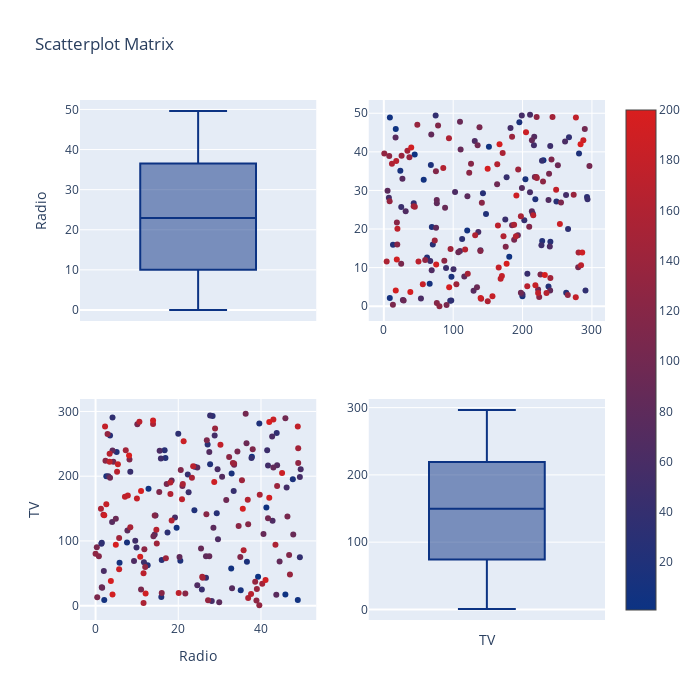

Write notebook code for a chart like this one.
### Markdown cell above
# Scattplot matrix

### Code cell
import plotly.figure_factory as ff

data_radio_and_tv = df.loc[:, ["Radio", "TV"]]
data_radio_and_tv['index'] = np.arange(1, len(data_radio_and_tv)+1)

fig = ff.create_scatterplotmatrix(data_radio_and_tv, diag = 'box', index = 'index',
                                  colormap = 'Portland',
                                  colormap_type = 'cat',
                                  height = 700, width = 700)

iplot(fig)

### Figure 1 — Plotly figure (JSON) as saved in the notebook; plotly's stock layout.template omitted (floating-point values rounded to 4 significant figures; data arrays with more than 128 entries replaced by an {"elided": "..."} marker saying what was removed)
{"data": [{"marker": {"color": "rgb(12, 51, 131)"}, "showlegend": false, "type": "box", "xaxis": "x", "y": {"elided": "200 float values"}, "yaxis": "y"}, {"marker": {"color": {"elided": "200 int values"}, "colorscale": [[0, "rgb(12, 51, 131)"], [1, "rgb(217, 30, 30)"]], "showscale": true, "size": 6}, "mode": "markers", "showlegend": false, "type": "scatter", "x": {"elided": "200 float values"}, "xaxis": "x2", "y": {"elided": "200 float values"}, "yaxis": "y2"}, {"marker": {"color": {"elided": "200 int values"}, "colorscale": [[0, "rgb(12, 51, 131)"], [1, "rgb(217, 30, 30)"]], "showscale": false, "size": 6}, "mode": "markers", "showlegend": false, "type": "scatter", "x": {"elided": "200 float values"}, "xaxis": "x3", "y": {"elided": "200 float values"}, "yaxis": "y3"}, {"marker": {"color": "rgb(12, 51, 131)"}, "showlegend": false, "type": "box", "xaxis": "x4", "y": {"elided": "200 float values"}, "yaxis": "y4"}], "layout": {"height": 700, "showlegend": true, "title": {"text": "Scatterplot Matrix"}, "width": 700, "xaxis": {"anchor": "y", "domain": [0, 0.45], "showticklabels": false}, "xaxis2": {"anchor": "y2", "domain": [0.55, 1]}, "xaxis3": {"anchor": "y3", "domain": [0, 0.45], "title": {"text": "Radio"}}, "xaxis4": {"anchor": "y4", "domain": [0.55, 1], "showticklabels": false, "title": {"text": "TV"}}, "yaxis": {"anchor": "x", "domain": [0.575, 1], "title": {"text": "Radio"}}, "yaxis2": {"anchor": "x2", "domain": [0.575, 1]}, "yaxis3": {"anchor": "x3", "domain": [0, 0.425], "title": {"text": "TV"}}, "yaxis4": {"anchor": "x4", "domain": [0, 0.425]}}}
